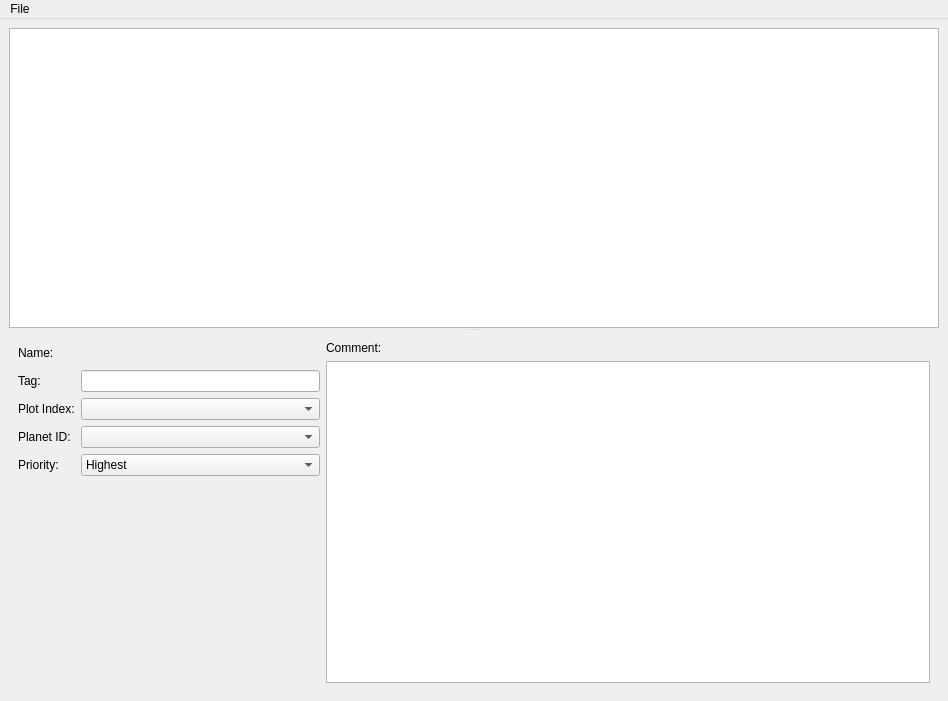
<?xml version="1.0" encoding="UTF-8"?>
<ui version="4.0">
 <class>MainWindow</class>
 <widget class="QMainWindow" name="MainWindow">
  <property name="geometry">
   <rect>
    <x>0</x>
    <y>0</y>
    <width>948</width>
    <height>701</height>
   </rect>
  </property>
  <property name="windowTitle">
   <string>MainWindow</string>
  </property>
  <widget class="QWidget" name="centralwidget">
   <layout class="QGridLayout" name="gridLayout">
    <item row="0" column="0">
     <widget class="QSplitter" name="splitter">
      <property name="orientation">
       <enum>Qt::Vertical</enum>
      </property>
      <widget class="RobustTreeView" name="journalTree">
       <property name="contextMenuPolicy">
        <enum>Qt::CustomContextMenu</enum>
       </property>
       <property name="editTriggers">
        <set>QAbstractItemView::NoEditTriggers</set>
       </property>
       <property name="headerHidden">
        <bool>true</bool>
       </property>
      </widget>
      <widget class="QStackedWidget" name="questPages">
       <property name="sizePolicy">
        <sizepolicy hsizetype="Preferred" vsizetype="Minimum">
         <horstretch>0</horstretch>
         <verstretch>0</verstretch>
        </sizepolicy>
       </property>
       <property name="currentIndex">
        <number>0</number>
       </property>
       <widget class="QWidget" name="categoryPage">
        <layout class="QHBoxLayout" name="horizontalLayout_2" stretch="1,2">
         <item>
          <layout class="QFormLayout" name="formLayout">
           <item row="0" column="0">
            <widget class="QLabel" name="label">
             <property name="text">
              <string>Name:</string>
             </property>
            </widget>
           </item>
           <item row="0" column="1">
            <layout class="QHBoxLayout" name="horizontalLayout">
             <item>
              <widget class="LocalizedStringLineEdit" name="categoryNameEdit"
               native="true">
               <property name="minimumSize">
                <size>
                 <width>0</width>
                 <height>23</height>
                </size>
               </property>
               <property name="toolTip">
                <string>Name (GFF: Name): Display title of the quest in the journal.
                 Localized string—supports multiple languages. Shown in the quest
                 list; scripts use the Tag to reference quests, not the name.</string>
               </property>
              </widget>
             </item>
            </layout>
           </item>
           <item row="3" column="0">
            <widget class="QLabel" name="label_2">
             <property name="text">
              <string>Planet ID:</string>
             </property>
            </widget>
           </item>
           <item row="1" column="0">
            <widget class="QLabel" name="label_5">
             <property name="text">
              <string>Tag:</string>
             </property>
            </widget>
           </item>
           <item row="1" column="1">
            <widget class="QLineEdit" name="categoryTag">
             <property name="toolTip">
              <string>Tag (GFF: Tag): Unique identifier for this quest. Scripts use
               AddJournalQuestEntry("Tag", ID) to update progress. Must match the
               Quest field in dialogue nodes. Keep short, no spaces (e.g.
               "tar_mq01").</string>
             </property>
            </widget>
           </item>
           <item row="2" column="0">
            <widget class="QLabel" name="label_3">
             <property name="text">
              <string>Plot Index:</string>
             </property>
            </widget>
           </item>
           <item row="3" column="1">
            <widget class="ComboBox2DA" name="categoryPlanetSelect">
             <property name="toolTip">
              <string>PlanetID (GFF: PlanetID): Row index into a planet 2DA. Engine
               does not use this; it is toolset/modder metadata for organizing quests
               by planet. INT32. Set to 0 if unused.</string>
             </property>
            </widget>
           </item>
           <item row="2" column="1">
            <widget class="ComboBox2DA" name="categoryPlotSelect">
             <property name="toolTip">
              <string>PlotIndex (GFF: PlotIndex): Row index into plot.2da. Legacy plot
               flag; used for plot-critical quest tracking. INT32. Typically 0 for
               side quests.</string>
             </property>
            </widget>
           </item>
           <item row="4" column="0">
            <widget class="QLabel" name="label_4">
             <property name="text">
              <string>Priority:</string>
             </property>
            </widget>
           </item>
           <item row="4" column="1">
            <widget class="QComboBox" name="categoryPrioritySelect">
             <property name="toolTip">
              <string>Priority (GFF: Priority): Quest sort order in the journal.
               0=Highest (main quest), 4=Lowest. Affects which tab and order quests
               appear. UINT32 stored as 0-4.</string>
             </property>
             <item>
              <property name="text">
               <string>Highest</string>
              </property>
             </item>
             <item>
              <property name="text">
               <string>High</string>
              </property>
             </item>
             <item>
              <property name="text">
               <string>Medium</string>
              </property>
             </item>
             <item>
              <property name="text">
               <string>Low</string>
              </property>
             </item>
             <item>
              <property name="text">
               <string>Lowest</string>
              </property>
             </item>
            </widget>
           </item>
          </layout>
         </item>
         <item>
          <layout class="QVBoxLayout" name="verticalLayout_2">
           <item>
            <widget class="QLabel" name="label_6">
             <property name="text">
              <string>Comment:</string>
             </property>
            </widget>
           </item>
           <item>
            <widget class="HTPlainTextEdit" name="categoryCommentEdit">
             <property name="toolTip">
              <string>Comment (GFF: Comment): Developer notes only. The game ignores
               this. Use to document quest flow, scripting requirements, or notes for
               other modders.</string>
             </property>
            </widget>
           </item>
          </layout>
         </item>
        </layout>
       </widget>
       <widget class="QWidget" name="entryPage">
        <layout class="QHBoxLayout" name="horizontalLayout_3">
         <item>
          <layout class="QFormLayout" name="formLayout_2">
           <item row="0" column="0">
            <widget class="QLabel" name="label_8">
             <property name="text">
              <string>ID:</string>
             </property>
            </widget>
           </item>
           <item row="0" column="1">
            <widget class="QSpinBox" name="entryIdSpin">
             <property name="minimumSize">
              <size>
               <width>80</width>
               <height>0</height>
              </size>
             </property>
             <property name="toolTip">
              <string>ID (GFF: ID): State identifier for this entry. Scripts use
               AddJournalQuestEntry("Tag", ID) to set progress. Dialogue QuestEntry
               field references this. Higher IDs typically override lower. UINT32
               0-4294967295.</string>
             </property>
             <property name="minimum">
              <number>0</number>
             </property>
             <property name="maximum">
              <number>2147483647</number>
             </property>
            </widget>
           </item>
           <item row="2" column="0">
            <widget class="QLabel" name="label_7">
             <property name="text">
              <string>End:</string>
             </property>
            </widget>
           </item>
           <item row="1" column="0">
            <widget class="QLabel" name="label_9">
             <property name="text">
              <string>XP Percentage:</string>
             </property>
            </widget>
           </item>
           <item row="1" column="1">
            <widget class="QDoubleSpinBox" name="entryXpSpin">
             <property name="toolTip">
              <string>XP_Percentage (GFF: XP_Percentage): XP reward multiplier when
               this entry is reached. Scales the base value from journal.2da. 0=no
               XP, 100=full reward, &gt;100=bonus. Float.</string>
             </property>
             <property name="minimum">
              <double>0.000000000000000</double>
             </property>
             <property name="maximum">
              <double>1000.000000000000000</double>
             </property>
            </widget>
           </item>
           <item row="2" column="1">
            <widget class="QCheckBox" name="entryEndCheck">
             <property name="toolTip">
              <string>End (GFF: End): When checked, reaching this entry completes the
               quest and moves it to the Completed tab. Use for the final entry in a
               quest chain. Stored as BYTE 0/1.</string>
             </property>
             <property name="text">
              <string />
             </property>
            </widget>
           </item>
          </layout>
         </item>
         <item>
          <layout class="QVBoxLayout" name="verticalLayout">
           <item>
            <widget class="QLabel" name="label_10">
             <property name="text">
              <string>Text:</string>
             </property>
            </widget>
           </item>
           <item>
            <widget class="HTPlainTextEdit" name="entryTextEdit">
             <property name="readOnly">
              <bool>true</bool>
             </property>
             <property name="toolTip">
              <string>Text (GFF: Text): Journal text shown when this entry is the
               current state. Localized string. Displayed in the quest log when the
               player views the quest. Use to describe objectives, updates, or
               completion.</string>
             </property>
            </widget>
           </item>
          </layout>
         </item>
        </layout>
       </widget>
      </widget>
     </widget>
    </item>
   </layout>
  </widget>
  <widget class="QMenuBar" name="menubar">
   <property name="geometry">
    <rect>
     <x>0</x>
     <y>0</y>
     <width>948</width>
     <height>22</height>
    </rect>
   </property>
   <widget class="QMenu" name="menuNew">
    <property name="title">
     <string>File</string>
    </property>
    <addaction name="actionNew" />
    <addaction name="actionOpen" />
    <addaction name="actionSave" />
    <addaction name="actionSave_As" />
    <addaction name="actionRevert" />
    <addaction name="separator" />
    <addaction name="actionExit" />
   </widget>
   <addaction name="menuNew" />
  </widget>
  <action name="actionOpen">
   <property name="text">
    <string>Open</string>
   </property>
  </action>
  <action name="actionSave">
   <property name="text">
    <string>Save</string>
   </property>
  </action>
  <action name="actionSave_As">
   <property name="text">
    <string>Save As</string>
   </property>
  </action>
  <action name="actionNew">
   <property name="text">
    <string>New</string>
   </property>
  </action>
  <action name="actionRevert">
   <property name="text">
    <string>Revert</string>
   </property>
  </action>
  <action name="actionExit">
   <property name="text">
    <string>Exit</string>
   </property>
  </action>
 </widget>
 <customwidgets>
  <customwidget>
   <class>RobustTreeView</class>
   <extends>QTreeView</extends>
   <header location="global">utility.gui.qt.widgets.itemviews.treeview</header>
  </customwidget>
  <customwidget>
   <class>LocalizedStringLineEdit</class>
   <extends>QWidget</extends>
   <header location="global">toolset.gui.widgets.edit.locstring</header>
   <container>1</container>
  </customwidget>
  <customwidget>
   <class>ComboBox2DA</class>
   <extends>QComboBox</extends>
   <header location="global">toolset.gui.widgets.edit.combobox_2da</header>
  </customwidget>
  <customwidget>
   <class>HTPlainTextEdit</class>
   <extends>QPlainTextEdit</extends>
   <header location="global">toolset.gui.widgets.edit.plaintext</header>
  </customwidget>
 </customwidgets>
 <resources />
 <connections />
</ui>
